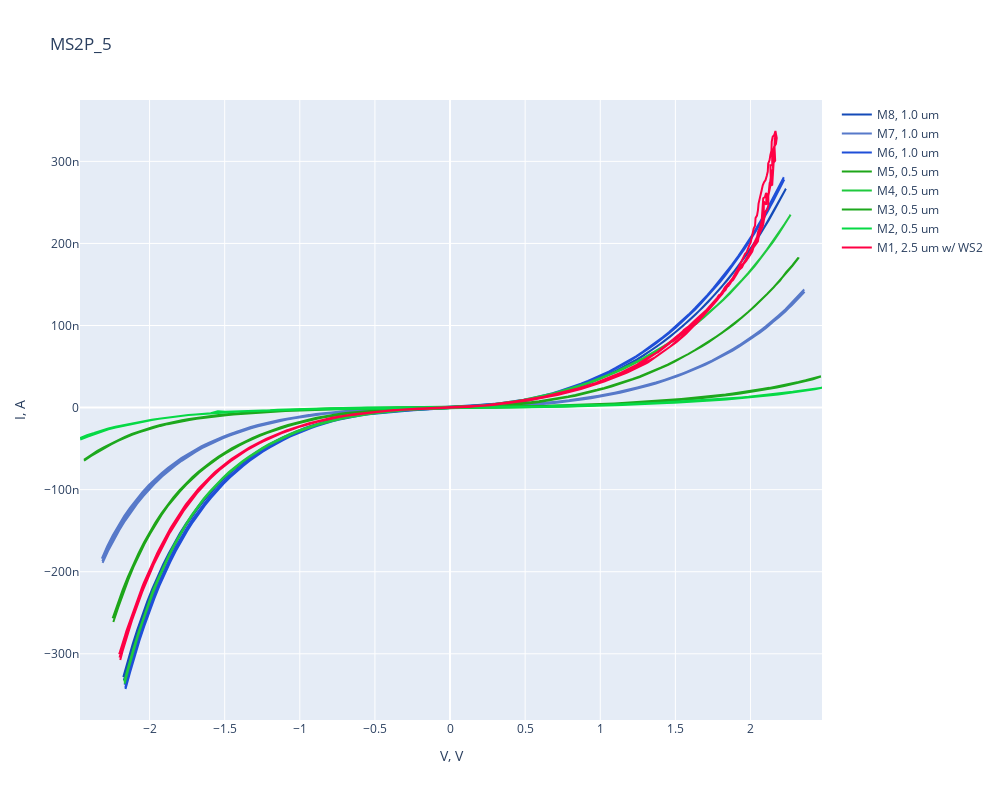

Here is the notebook cell this chart was saved with:
### Code cell
dfs, labels = build_dfs(directory)
fig = go.Figure()
plotter(fig, dfs, labels, device)

### Figure 1 — Plotly figure (JSON) as saved in the notebook; plotly's stock layout.template omitted (floating-point values rounded to 4 significant figures; data arrays with more than 128 entries replaced by an {"elided": "..."} marker saying what was removed)
{"data": [{"line": {"color": "#144BB8", "width": 2}, "mode": "lines", "name": "M8, 1.0 um", "type": "scatter", "x": {"elided": "224 float values"}, "y": {"elided": "224 float values"}}, {"line": {"color": "#5779c9", "width": 2}, "mode": "lines", "name": "M7, 1.0 um", "type": "scatter", "x": {"elided": "404 float values"}, "y": {"elided": "404 float values"}}, {"line": {"color": "#1f4fd8", "width": 2}, "mode": "lines", "name": "M6, 1.0 um", "type": "scatter", "x": {"elided": "404 float values"}, "y": {"elided": "404 float values"}}, {"line": {"color": "#1EA619", "width": 2}, "mode": "lines", "name": "M5, 0.5 um", "type": "scatter", "x": {"elided": "202 float values"}, "y": {"elided": "202 float values"}}, {"line": {"color": "#1fc93e", "width": 2}, "mode": "lines", "name": "M4, 0.5 um", "type": "scatter", "x": {"elided": "202 float values"}, "y": {"elided": "202 float values"}}, {"line": {"color": "#1da81d", "width": 2}, "mode": "lines", "name": "M3, 0.5 um", "type": "scatter", "x": {"elided": "202 float values"}, "y": {"elided": "202 float values"}}, {"line": {"color": "#06d945", "width": 2}, "mode": "lines", "name": "M2, 0.5 um", "type": "scatter", "x": {"elided": "202 float values"}, "y": {"elided": "202 float values"}}, {"line": {"color": "#ff0044", "width": 2}, "mode": "lines", "name": "M1, 2.5 um w/ WS2", "type": "scatter", "x": {"elided": "1604 float values"}, "y": {"elided": "1604 float values"}}], "layout": {"height": 800, "title": {"text": "MS2P_5"}, "width": 1000, "xaxis": {"title": {"text": "V, V"}}, "yaxis": {"title": {"text": "I, A"}}}}
